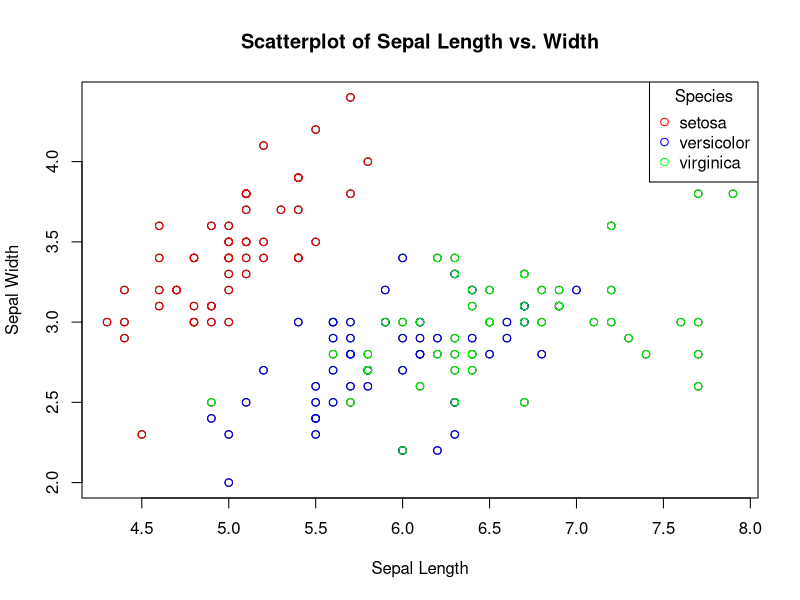

The R script that drew this image:
#===============================================================================
# ◯。°。°。°。°。°。°。°。°。°。°。° LOOPS 。°。°。°。°。°。°。°。°。°。°。°◯
#===============================================================================


# Loops, quite simply, loop! When a loop is run in R (or even other programming
# languages!) a block of code is run again and again, often until a specified 
# condition is met. Each time the code within a loop is run, it is refereed to as 
# an iteration.

# Loops are useful for quickly performing mundane tasks that would otherwise 
# require manual completion. 

# Different loops are useful for different scenarios. Using loops successfully 
# requires recognizing when to use different loops types. Throughout this
# assignment, we will cover three major types of loops in R: "For Loops", "While
# Loops" and "Repeat Loops". 

# For Loops: A for loop repeats a given task for defined number of times.

# While Loops: A while loop keeps repeating a block of code until a certain
# logical parameter is met. Example: While x is less than 3, perform action y.

# Repeat Loops: Similar to while loop but requires a break, or stop to prevent
# the loop from running forever. Example: Until 10 iterations, perform action y. 

#===============================================================================
# For Loops 
#===============================================================================

### Description:

# A for loop applies a set of operations over a collection of objects (list, vector, matrix, or data frame)
# repeated a defined number of times. The number of iterations are known in advance. 

### Example:
# Create a vector of numbers 1 through 5, and
# then use a for loop to iterate through each number in the vector and print it to the console. 
# The loop variable i takes on the values 1, 2, 3, 4, and 5, and the print() function is called with each value of i.

# create a vector of numbers
numbers <- c(1, 2, 3, 4, 5)

# create a for loop that prints each number in the vector
for (i in numbers) {
  print(i)
}

# For loops can iterate over a sequence of numbers, in the following example,
# from 1 to 100 and calculates the sum of the numbers. 
# The loop variable i takes on the values 1, 2, 3, ..., 100, and the sum variable is updated on each iteration.

sum <- 0
for (i in 1:100) {
  sum <- sum + i
}
print(sum)


### TASK: 

# ✿¸.•´*¨`*•✿ Let's look at some flowers! ✿•*`¨*`•.¸✿

# 1) Load in the "iris" data set built into R. 
# Name the data frame "iris_loop"

# 2) Set up your For Loop with the parameters to
# use any integer from 1 through the number of columns
# within the data frame (ncol function may be of some assistance)

# 3) Within curly brackets, set the following logical conditions under an "if" function:
#     
#     a) Make it so the function returns a "TRUE" statement if certain
# conditions which we will later establish are met (Grapple with the grepl() function)

#     b) Select the columns within the "iris_loop" data frame and all integers separated by a comma 
# (HINT: [,i] will be the best way to do this)

#     c) Subset another curly bracket pair within the if condition.
#  Inside this secondary curly bracket, set up a logical condition: 
#  1000+separated integers. Make sure this condition is saved back into the "iris_loop" data frame with a "<-"

# 4) Make sure to close out all curly brackets to complete the loop.


library(tidyverse)

iris_loop <- iris

for(i in 1:ncol(iris_loop)) {                              
  if(grepl("Width", colnames(iris_loop)[i])) {             
    iris_loop[ , i] <- iris_loop[ , i] + 1000
    }
}


# Question: What happens if you change the "1000+" to "50+"?
# ANSWER: The amount added to the Width columns changes from x+1000 to x+50


#===============================================================================
# While Loops
#===============================================================================


### Description :
# A while loop is a control flow statement that allows you to repeatedly execute a block of code as long as a certain condition is met.
# The condition is a logical expression that is evaluated before each iteration of the loop. If the condition is TRUE, 
# the code inside the loop is executed, and then the condition is evaluated again. This process continues until the condition becomes FALSE, 
# at which point the loop terminates and execution continues with the code following the loop.


###Next within Loops:
# Within loops, especially While Loops, if you wish to skip a current variable and go onto the next
# iteration, you can use the "next" argument within the function. This can be helpful 
# in ignoring variables that would be messy, useless, and overall just unwanted (:,( poor variable)) 
# Consider the following example:
x<-20     # Here we set the length of our variable. 
while (x) {x <- x - 1 # We set our conditions in which x will be equal to x-1
if (x%%2 != 0) # A further condition is set in which x is divided by 2 if not equal to 0
  next # This tells the while loop to skip any numbers after our conditions set above
print(x)} # This prints x after it has gone through the loop

### QUESTION: Why do we have the argument !=0? What would occur if we changed it to !=1? 
# ANSWER: This change to the argument tells the loop to skip any number not equal to 1
# Instead of printing all even numbers, the loop will print out all odd numbers
# Go ahead and give it a try:
x<-20  
while (x) {x <- x - 1 
if (x%%2 != 0) 
  next 
print(x)}


### Example 1 of While Loops:

# Let's try an example with numbers!

x <- 1 # Stores 1 in the x variable.
while (x < 6) { # Start of the while loop. While x is less than 6, perform some action.
  print(x) #In this case, our action is printing x
  x = x+1 # Adds one to x each loop.
}

### Example 2 of While Loops:

# We can use this to label samples

# Let's build a sample data frame.
Samples_Without_ID <- c("Frog", "Cool Frog", "The Coolest Frog","Cute Frog", "Very Cute Frog", "Strong Frog", "Very Strong Frog")
Samples_Without_ID1 <- data.frame(samples = Samples_Without_ID)  #Stores as a data frame.

# Creates length 7 character vector. 
SampleID <- character(7)

x <- 0 # stores 0 into a variable called x.
while (x < 7) { # Creates a while loop that is valid while x is less than 7.
  x <- x + 1 # Adds 1 to the value of x for each iteration of the while loop.
  SampleID[x] <- paste("Sample#", x, sep = "") # Pastes together the character "Sample#" with the variable x.
  # This gives an outputs of "Sample1, Sample2, Sample3, etc.)
}

SampleID <- data.frame(SampleID) #Stores as a data frame.

View(SampleID) # Let's check it out!

# Great! Now we want to label our frogs in the Samples_Without_ID1 data frame.  

Samples_With_Label <- cbind(SampleID, Samples_Without_ID1)


### TASK:
# Create a while loop which pastes whole numbers from 1 to 10, but exclude printing 3 using the next function.
# output should look like this: 1, 2, 4, 5, 6, 7, 8, 9, 10
i <- 0
while (i < 10) {
  i <- i + 1
  if (i == 3) {
    next
  }
  print(i)
}

#===============================================================================
#Repeat Loops
#===============================================================================

###Description: 
# If we have a large multidimensional data frame and would like to repeat a block of code 
# over and over again across this data frame, it would be best to use a Repeat loop.
# A repeat loop will continuously execute a block of code and logical conditions over a data frame.
# If the logical conditions return "FALSE", the block of code will continue to be repeated 
# over the entire data frame. No output will be given for a "FALSE" return.
# If the logical conditions return "TRUE", an output will be given.
# However, unlike most other loops, even if a "TRUE" condition is met, the repeat loop will not 
# end, and continue to iterate over and over across the data frame.
# The only way for the Repeat loop to end is by giving it a BREAK condition.

### Question: Based on the description above and the description of While loops. 
# How do Repeat and While loops differ? When might it be best to use one rather than the other?
# ANSWER: While loops depend upon the information returning TRUE to continue the loop until a return is FALSE
# The repeat loop depends upon the continuous return of FALSE information, and only gives outputs that are TRUE


### Breaks:
#The Break statement is a way to stop a loop from running before it has finished all its iterations. When the break statement is encountered within a repeat loop, the loop stops running immediately, and the program moves on to the next line of code after the loop. This can be useful if you want to stop a loop based on a certain condition, without having to wait for it to finish all its iterations.

### Example of Repeat Loops: 

# Basic example of Repeat Loop with a conditional break. 
# Without the break statement, repeat loops would continue indefinitely.
i <- 1
repeat {
  print(paste("Loop", i))
  if (i == 3) {
    break
  }
  i <- i + 1
}


# Example of using a repeat loop for 'data processing' and conditional break.
# In this example we will increase the salary of each individual in the dataset
# and store the processed data in a new dataset.

# First let's create a data frame with columns 'ID', 'Name', 'Age', 'Gender', and 'Salary'
my_data <- data.frame(
  ID = c(1, 2, 3, 4, 5),
  Name = c("John", "Alice", "Bob", "Eve", "Charlie"),
  Age = c(25, 32, 28, 40, 36),
  Gender = c("M", "F", "M", "F", "M"),
  Salary = c(50000, 60000, 55000, 70000, 65000)
)

# Create a counter to keep track of iterations
i <- 1
# Create a blank dataframe. This allows us to reset the dataframe everytime the loop is ran.
processed_data <- data.frame()

# Repeat loop for processing each row of the dataset
repeat {
  row <- my_data[i, ] # Get the row at the current iteration
  processed_row <- list(  # Perform some data processing on the row
    ID = row$ID,
    Name = paste("Processed:", row$Name),
    Age = row$Age,
    Gender = ifelse(row$Gender == "M", "Male", "Female"),
    Salary = row$Salary * 1.1 # Add a 10% salary increase
  )
  processed_data <- rbind(processed_data, processed_row) # Append the processed row to the processed_data  data frame
  i <- i + 1 # Increase the counter
  if (i > nrow(my_data) || processed_row$Salary > 100000) { 
    break  # Exit the loop when all rows have been processed or when the salary exceeds 100,000 (arbitrary)
  }}


### TASK:

# Let's try it on your own!

# Create a repeat loop that does the following: 
#1) Stores 1 in the variable y.
#2) prints y for iteration of the loop. 
#3) Increase y by .7 each iteration. 
#4) Set a break to terminate the loop when y is greater than 14
#5) Print "Y is big now!" when Y is greater than 14. 

#Let's try it on your own!

#Create a repeat loop that does the following: 
#1) Stores 1 in the variable y.
#2) prints y for iteration of the loop. 
#3) Increase y by .7 each iteration. 
#4) Set a break to terminate the loop when y is greater than 14
#5) Print "Y is big now!" when Y is greater than 14. 

y = 1

# Repeat loop
repeat {
  
  print(y)
  
  ifelse(y > 14, print("Y is big now!"), NA)
  
  
  # Break statement to terminate if y > 14
  if (y > 14) {
    break
  } 
  
  # Increment y by 1
  y = y + .7
  
  
}



#===============================================================================
#Final: Nested Loops within For Loops
#===============================================================================


# Description of nested loops
# Earlier in the course, we used nested ifelse functions. A nested ifeelse function is just
#an ifelse function INSIDE another ifelse function. The same goes for nested loops!

#In a nested loop, we have a loop INSIDE another loop! 

#Nested loops are often used for multideminsion data and allow for more precise
#control of your data. 


### Example of Nested loops:
# While any kind of loop can be nested within other loops, it will be easiest to look at the same two loops nested within each other. Nested loops allow us to look at multidimensional information. 
# A visualization of a real life nested loop would be an analogue clock.
# In this analogy, our outer loop of the clock would be the short hand, which tells the hour on the clock.
# Nested within this outer loop is the inner loop, the long hand of the clock, which tells the minute.
# Here's how we would accomplish this in R:


for (s in 1:12){  # Here we set up our outer loop as "s" to represent our short hand, so this will contain any variable between 1-12 since most analogue clocks use standard time.
  for (l in 01:59) # Now we add in a nested, inner logical condition, which creates a second value "l" for the long hand. This hand will represent our minutes
  {print(paste("The short hand is",s,"And the long hand", l))} # Now we want to print our variables, but paste them together when printed
} # Close the loops




### TASK: (Mason)

# ✿¸.•´*¨`*•✿ More Flowers!✿•*`¨*`•.¸✿

# Load iris dataset
data(iris)

# Create empty plot with axis labels and title
plot(x = iris$Sepal.Length, y = iris$Sepal.Width, 
     xlab = "Sepal Length", ylab = "Sepal Width",
     main = "Scatterplot of Sepal Length vs. Width")

# Loop over each species in the dataset
for(species in unique(iris$Species)) {
  
  # Subset the data to only include the current species
  species_data <- subset(iris, Species == species)
  
  # Assign a color based on the species
  if(species == "setosa") {
    col <- "red"
  } else if(species == "versicolor") {
    col <- "blue"
  } else {
    col <- "green"
  }
  
  # Plot the observations for the current species as points with the assigned color
  points(species_data$Sepal.Length, species_data$Sepal.Width, col = col)
  
}

# Create a legend
legend("topright", 
       legend = unique(iris$Species),
       col = c("red", "blue", "green"),
       pch = 1,
       title = "Species")
